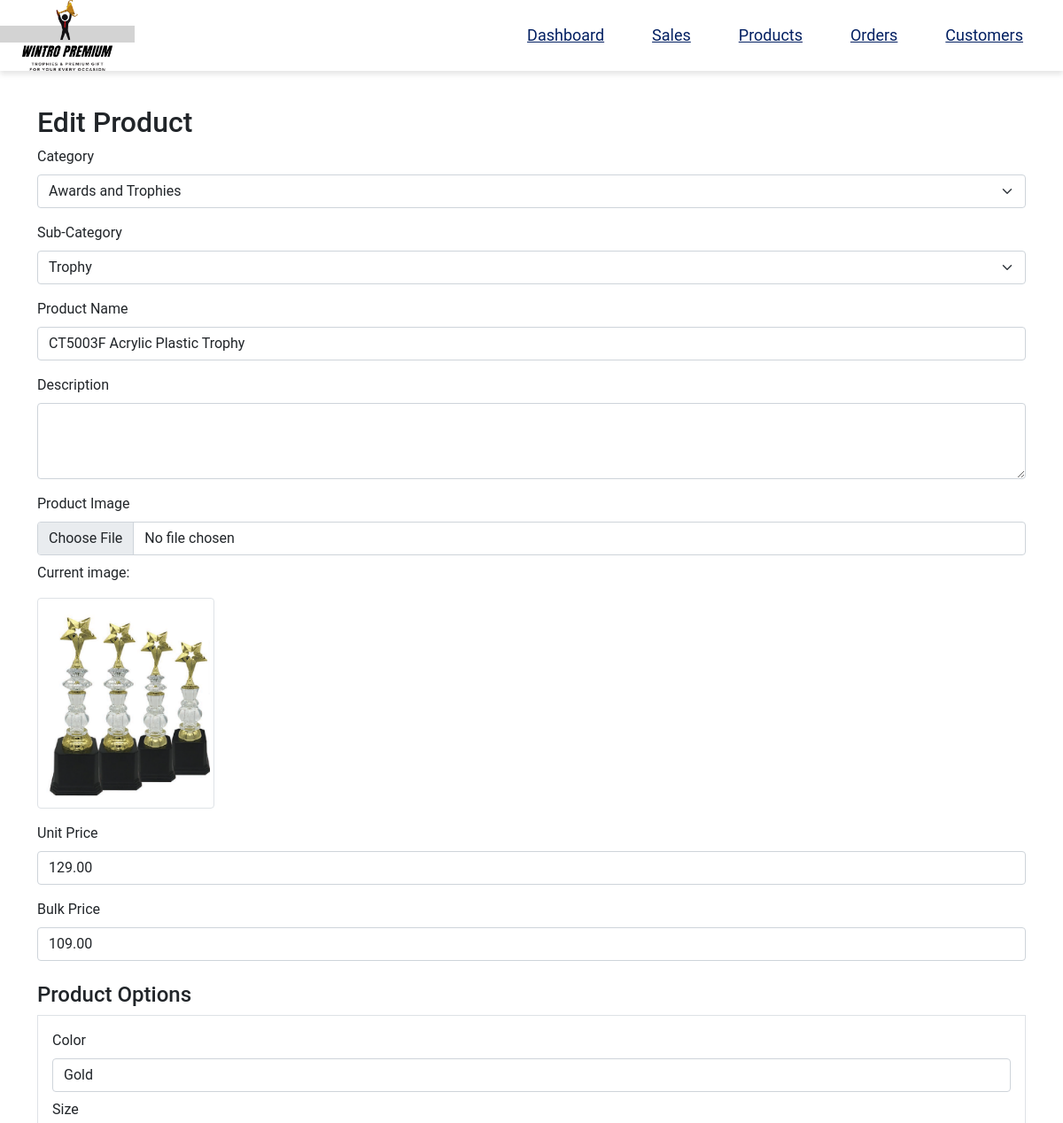
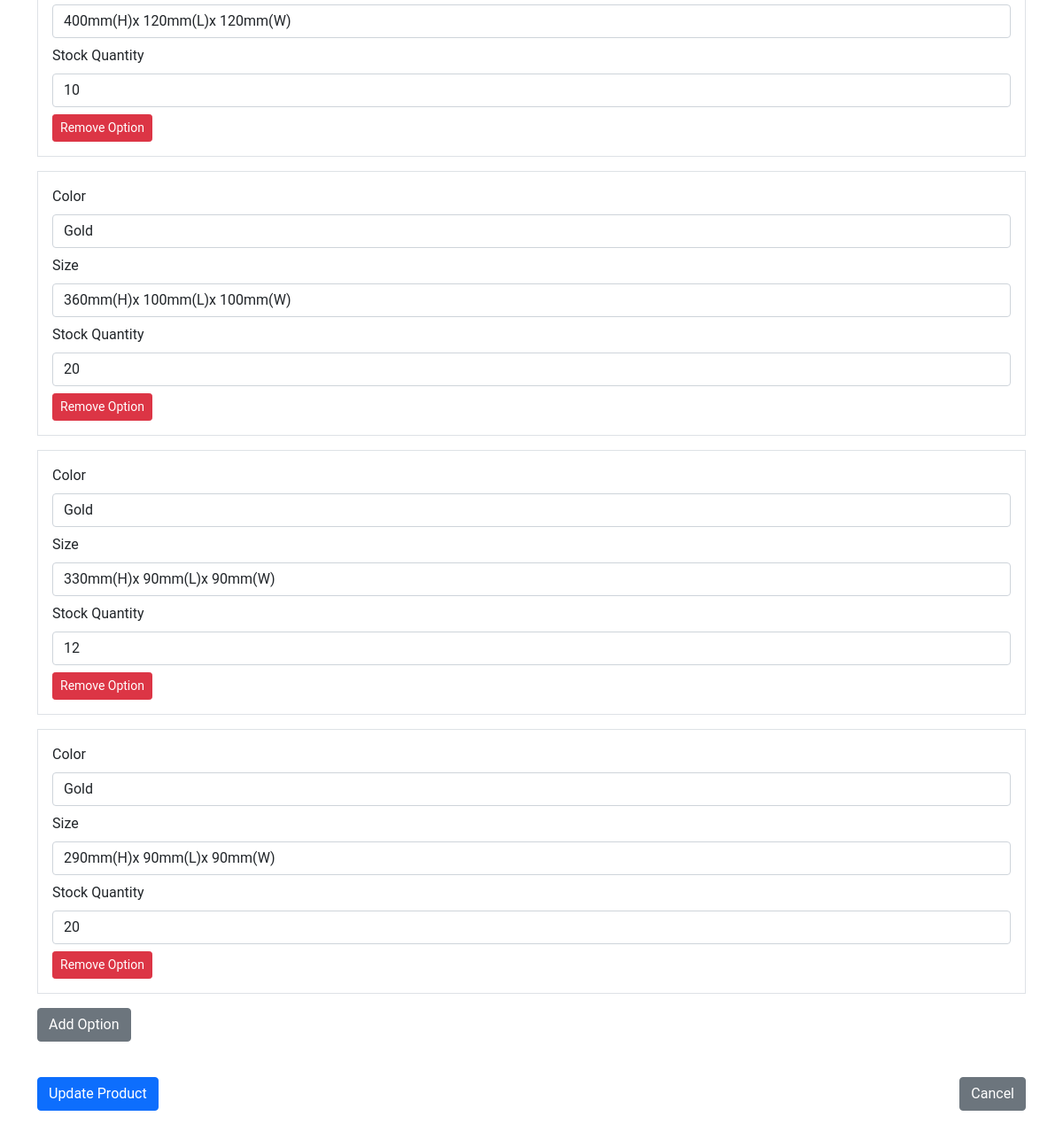
Screenshot of /app/Admin/products_edit.php?id=1 with the database file from the repository (2 pictures, top to bottom).
### tables this page shows
CREATE TABLE IF NOT EXISTS product (
    product_id INT(12) AUTO_INCREMENT PRIMARY KEY,
    product_name VARCHAR(100) NOT NULL,
    product_description TEXT DEFAULT NULL,
    product_image VARCHAR(200) NOT NULL,
    product_unit_price DECIMAL(10, 2) NOT NULL,
    product_bulk_price DECIMAL(10, 2) DEFAULT NULL,
    product_created_at TIMESTAMP DEFAULT CURRENT_TIMESTAMP,
    product_upated_at TIMESTAMP DEFAULT CURRENT_TIMESTAMP ON UPDATE CURRENT_TIMESTAMP,
    sub_category_id INT(12),
    FOREIGN KEY (sub_category_id) REFERENCES sub_category(sub_category_id)
);

CREATE TABLE IF NOT EXISTS options (
    option_id INT(12) AUTO_INCREMENT PRIMARY KEY,
    option_colour VARCHAR(50),
    option_size VARCHAR(50) NOT NULL,
    product_id INT(12) NOT NULL,
    FOREIGN KEY (product_id) REFERENCES product (product_id)
);

CREATE TABLE IF NOT EXISTS inventory (
    inventory_id INT(12) AUTO_INCREMENT PRIMARY KEY,
    stock_quantity INT(12) NOT NULL,
    option_id INT(12),
    product_id INT(12) NOT NULL,
    FOREIGN KEY (product_id) REFERENCES product (product_id),
    FOREIGN KEY (option_id) REFERENCES options (option_id)
);

### app/Admin/products_edit.php (the view, shortened to what this page needs)
<?php
require_once '../includes/dbh-inc.php';
$target_dir = "../Product/Awards&Trophies/uploads/";
$product_id = isset($_GET['id']) ? (int)$_GET['id'] : 0;
$stmt = $pdo->prepare("
    SELECT
        p.*,
        c.category_id,
        c.category_name,
        s.sub_category_name,
        o.option_id,
        o.option_colour,
        o.option_size,
        i.inventory_id,
        i.stock_quantity
    FROM product p
    LEFT JOIN sub_category s ON p.sub_category_id = s.sub_category_id
    LEFT JOIN category c ON s.category_id = c.category_id
    LEFT JOIN options o ON p.product_id = o.product_id
    LEFT JOIN inventory i ON (p.product_id = i.product_id AND i.option_id = o.option_id)
    WHERE p.product_id = ?
");
$stmt->execute([$product_id]);
$results = $stmt->fetchAll(PDO::FETCH_ASSOC);
$product = [
    'product_id' => $results[0]['product_id'],
    'product_name' => $results[0]['product_name'],
    'product_description' => $results[0]['product_description'],
    'product_image' => $results[0]['product_image'],
    'product_unit_price' => $results[0]['product_unit_price'],
    'product_bulk_price' => $results[0]['product_bulk_price'],
    'category_id' => $results[0]['category_id'],
    'sub_category_id' => $results[0]['sub_category_id'],
    'category_name' => $results[0]['category_name'],
    'sub_category_name' => $results[0]['sub_category_name'],
    'options' => []
];
foreach ($results as $row) {
    if ($row['option_id']) {
        $product['options'][] = [
            'option_id' => $row['option_id'],
            'option_colour' => $row['option_colour'],
            'option_size' => $row['option_size'],
            'stock_quantity' => $row['stock_quantity']
        ];
    }
}
$categories = $pdo->query("SELECT * FROM category")->fetchAll(PDO::FETCH_ASSOC);
$subcategories = $pdo->query("SELECT * FROM sub_category")->fetchAll(PDO::FETCH_ASSOC);
?>
<!DOCTYPE html>
<html lang="en">
<head>
    <link href="https://cdn.jsdelivr.net/npm/bootstrap@5.1.3/dist/css/bootstrap.min.css" rel="stylesheet">
    <?php include 'header.php'; ?>
</head>
<body>
    <div class="container mt-4">
        <h2>Edit Product</h2>
        <form method="POST" enctype="multipart/form-data">
            <div class="mb-3">
                <label for="category" class="form-label">Category</label>
                <select class="form-select" id="category" name="category">
                    <?php foreach ($categories as $category): ?>
                        <option value="<?= $category['category_id']; ?>"
                            <?= $category['category_id'] == $product['category_id'] ? 'selected' : ''; ?>>
                            <?= htmlspecialchars($category['category_name']); ?>
                        </option>
                    <?php endforeach; ?>
                </select>
            </div>
            <div class="mb-3">
                <label for="sub_category" class="form-label">Sub-Category</label>
                <select class="form-select" id="sub_category" name="sub_category" required>
                    <?php foreach ($subcategories as $subcategory): ?>
                        <option value="<?= $subcategory['sub_category_id']; ?>"
                            <?= $subcategory['sub_category_id'] == $product['sub_category_id'] ? 'selected' : ''; ?>>
                            <?= htmlspecialchars($subcategory['sub_category_name']); ?>
                        </option>
                    <?php endforeach; ?>
                </select>
            </div>
            <div class="mb-3">
                <label for="name" class="form-label">Product Name</label>
                <input type="text" class="form-control" id="name" name="name"
                    value="<?= htmlspecialchars($product['product_name']); ?>" required>
            </div>
            <div class="mb-3">
                <label for="description" class="form-label">Description</label>
                <textarea class="form-control" id="description" name="description" rows="3"><?= htmlspecialchars($product['product_description'] ?? ''); ?></textarea>
            </div>
            <div class="mb-3">
                <label for="product_image" class="form-label">Product Image</label>
                <input type="file" class="form-control" id="product_image" name="product_image">
                <?php if (!empty($product['product_image'])): ?>
                    <div class="mt-2">
                        <p>Current image:</p>
                        <img src="<?= htmlspecialchars($target_dir . basename($product['product_image'])); ?>"
                             alt="Current product image" class="img-thumbnail" style="max-width: 200px;">
                    </div>
                <?php endif; ?>
            </div>
            <div class="mb-3">
                <label for="unit_price" class="form-label">Unit Price</label>
                <input type="number" class="form-control" id="unit_price" name="unit_price"
                    step="0.01" value="<?= htmlspecialchars($product['product_unit_price']); ?>" required>
            </div>
            <div class="mb-3">
                <label for="bulk_price" class="form-label">Bulk Price</label>
                <input type="number" class="form-control" id="bulk_price" name="bulk_price"
                    step="0.01" value="<?= htmlspecialchars($product['product_bulk_price']); ?>">
            </div>
            <h4 class="mt-4">Product Options</h4>
            <div id="options-container">
                <?php foreach ($product['options'] as $index => $option): ?>
                    <div class="option-group mb-3 border p-3">
                        <div class="mb-2">
                            <label class="form-label">Color</label>
                            <input type="text" class="form-control" name="options[<?= $index ?>][colour]"
                                value="<?= htmlspecialchars($option['option_colour']); ?>">
                        </div>
                        <div class="mb-2">
                            <label class="form-label">Size</label>
                            <input type="text" class="form-control" name="options[<?= $index ?>][size]"
                                value="<?= htmlspecialchars($option['option_size']); ?>">
                        </div>
                        <div class="mb-2">
                            <label class="form-label">Stock Quantity</label>
                            <input type="number" class="form-control" name="options[<?= $index ?>][quantity]"
                                value="<?= htmlspecialchars($option['stock_quantity']); ?>">
                        </div>
                        <button type="button" class="btn btn-danger btn-sm remove-option">Remove Option</button>
                    </div>
                <?php endforeach; ?>
            </div>
            <button type="button" class="btn btn-secondary mb-3" id="add-option">Add Option</button>
            <div class="d-flex justify-content-between mt-4">
                <button type="submit" class="btn btn-primary">Update Product</button>
                <a href="products_view.php" class="btn btn-secondary">Cancel</a>
            </div>
        </form>
    </div>
</body>
</html>

### app/Admin/style.css (style rules this page uses)
* { padding: 0; margin: 0; text-decoration: none; list-style: none; box-sizing: border-box; font-family: "Roboto", sans-serif; }
body { margin: 15px; padding-top: 80px; overflow-x: hidden; overflow-y: auto; }

### rows the page displays
product: option_colour "Gold", option_size "400mm(H)x 120mm(L)x 120mm(W)", stock_quantity "10", option_size "360mm(H)x 100mm(L)x 100mm(W)", stock_quantity "20", option_size "330mm(H)x 90mm(L)x 90mm(W)", stock_quantity "12", option_size "290mm(H)x 90mm(L)x 90mm(W)"

### other values shown
form field category "Awards and Trophies"
form field sub_category "Trophy"
